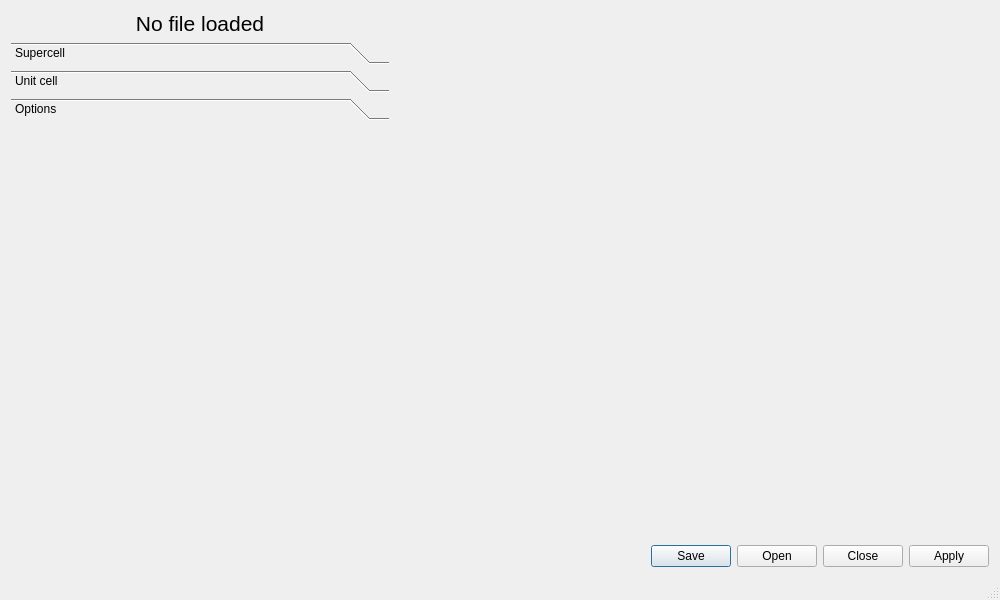
<?xml version="1.0" encoding="UTF-8"?>
<ui version="4.0">
 <class>qTdep</class>
 <widget class="QMainWindow" name="qTdep">
  <property name="geometry">
   <rect>
    <x>0</x>
    <y>0</y>
    <width>1000</width>
    <height>600</height>
   </rect>
  </property>
  <property name="acceptDrops">
   <bool>false</bool>
  </property>
  <property name="windowTitle">
   <string>qTdep</string>
  </property>
  <property name="windowIcon">
   <iconset resource="qtdep.qrc">
    <normaloff>:/qtdep.svg</normaloff>:/qtdep.svg</iconset>
  </property>
  <widget class="QWidget" name="centralWidget">
   <property name="acceptDrops">
    <bool>false</bool>
   </property>
   <layout class="QHBoxLayout" name="horizontalLayout">
    <property name="leftMargin">
     <number>0</number>
    </property>
    <property name="topMargin">
     <number>0</number>
    </property>
    <property name="rightMargin">
     <number>0</number>
    </property>
    <property name="bottomMargin">
     <number>0</number>
    </property>
    <item>
     <widget class="QWidget" name="widget" native="true">
      <property name="sizePolicy">
       <sizepolicy hsizetype="Preferred" vsizetype="Preferred">
        <horstretch>0</horstretch>
        <verstretch>0</verstretch>
       </sizepolicy>
      </property>
      <property name="maximumSize">
       <size>
        <width>400</width>
        <height>16777215</height>
       </size>
      </property>
      <layout class="QVBoxLayout" name="verticalLayout_2">
       <item>
        <widget class="QLabel" name="filename">
         <property name="font">
          <font>
           <pointsize>16</pointsize>
          </font>
         </property>
         <property name="text">
          <string>No file loaded</string>
         </property>
         <property name="alignment">
          <set>Qt::AlignCenter</set>
         </property>
        </widget>
       </item>
       <item>
        <widget class="QToolBox" name="toolBox">
         <property name="maximumSize">
          <size>
           <width>400</width>
           <height>16777215</height>
          </size>
         </property>
         <property name="currentIndex">
          <number>2</number>
         </property>
         <widget class="qTdepSupercell" name="supercell">
          <property name="geometry">
           <rect>
            <x>0</x>
            <y>0</y>
            <width>382</width>
            <height>421</height>
           </rect>
          </property>
          <property name="toolTip">
           <string>Supercell and MD parameters</string>
          </property>
          <property name="statusTip">
           <string>Supercell and MD parameters</string>
          </property>
          <property name="whatsThis">
           <string>Supercell and MD parameters</string>
          </property>
          <attribute name="label">
           <string>Supercell</string>
          </attribute>
         </widget>
         <widget class="qTdepUnitcell" name="unitcell">
          <property name="geometry">
           <rect>
            <x>0</x>
            <y>0</y>
            <width>382</width>
            <height>421</height>
           </rect>
          </property>
          <property name="toolTip">
           <string>Define the unitcell</string>
          </property>
          <property name="statusTip">
           <string>Define the unitcell</string>
          </property>
          <property name="whatsThis">
           <string>Define the unitcell</string>
          </property>
          <attribute name="label">
           <string>Unit cell</string>
          </attribute>
         </widget>
         <widget class="qTdepOptions" name="options">
          <property name="geometry">
           <rect>
            <x>0</x>
            <y>0</y>
            <width>382</width>
            <height>421</height>
           </rect>
          </property>
          <property name="toolTip">
           <string>Options for TDEP</string>
          </property>
          <property name="statusTip">
           <string>Options for TDEP</string>
          </property>
          <property name="whatsThis">
           <string>Options for TDEP</string>
          </property>
          <attribute name="label">
           <string>Options</string>
          </attribute>
         </widget>
        </widget>
       </item>
      </layout>
     </widget>
    </item>
    <item>
     <widget class="QWidget" name="widget_2" native="true">
      <layout class="QVBoxLayout" name="verticalLayout">
       <item>
        <widget class="QPlot" name="plot" native="true"/>
       </item>
       <item>
        <widget class="QDialogButtonBox" name="buttonBox">
         <property name="standardButtons">
          <set>QDialogButtonBox::Apply|QDialogButtonBox::Close|QDialogButtonBox::Open|QDialogButtonBox::Save</set>
         </property>
        </widget>
       </item>
      </layout>
     </widget>
    </item>
   </layout>
  </widget>
  <widget class="QStatusBar" name="statusBar"/>
 </widget>
 <layoutdefault spacing="6" margin="11"/>
 <customwidgets>
  <customwidget>
   <class>QPlot</class>
   <extends>QWidget</extends>
   <header>tools/qplot.h</header>
   <container>1</container>
  </customwidget>
  <customwidget>
   <class>qTdepUnitcell</class>
   <extends>QWidget</extends>
   <header>qtdep/qtdepunitcell.h</header>
   <container>1</container>
  </customwidget>
  <customwidget>
   <class>qTdepSupercell</class>
   <extends>QWidget</extends>
   <header>qtdep/qtdepsupercell.h</header>
   <container>1</container>
  </customwidget>
  <customwidget>
   <class>qTdepOptions</class>
   <extends>QWidget</extends>
   <header>qtdep/qtdepoptions.h</header>
   <container>1</container>
  </customwidget>
 </customwidgets>
 <resources>
  <include location="qtdep.qrc"/>
  <include location="qtdep.qrc"/>
 </resources>
 <connections/>
</ui>
